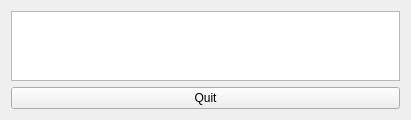
<?xml version="1.0" encoding="UTF-8"?>
<ui version="4.0">
 <class>ServerMainWindow</class>
 <widget class="QWidget" name="ServerMainWindow">
  <property name="geometry">
   <rect>
    <x>0</x>
    <y>0</y>
    <width>411</width>
    <height>119</height>
   </rect>
  </property>
  <property name="windowTitle">
   <string>FChat - Server</string>
  </property>
  <layout class="QVBoxLayout" name="verticalLayout">
   <item>
    <widget class="QTextBrowser" name="server_status_textBrowser"/>
   </item>
   <item>
    <widget class="QPushButton" name="quit_pushButton">
     <property name="text">
      <string>Quit</string>
     </property>
    </widget>
   </item>
  </layout>
 </widget>
 <resources/>
 <connections/>
</ui>
